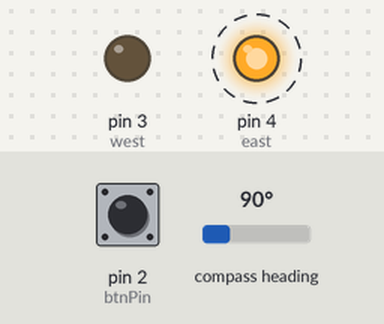
Recording of a sketch running on a simulated Arduino Uno, built with avr-gcc and run on an emulated ATmega328P. On the bench: output pins drawn as LEDs (lit = HIGH). Wiring (inferred from the names in the program): CMPS compass at I2C address 0x60. Dashed ring = blinking. The test bench sets the inputs (shaded band); at power-on: compass heading 90°, pin 2 (btnPin) LOW.

Above: at 3.3 s.
3.4 s: compass heading set to 12°
6.9 s: compass heading set to 9°
At 7.5 s:
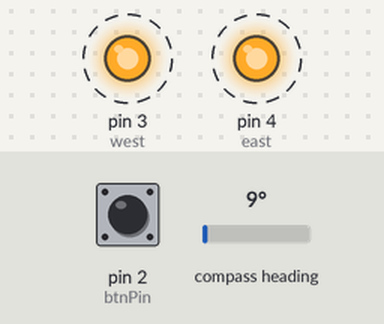
10.9 s: compass heading set to 269°
At 11.4 s:
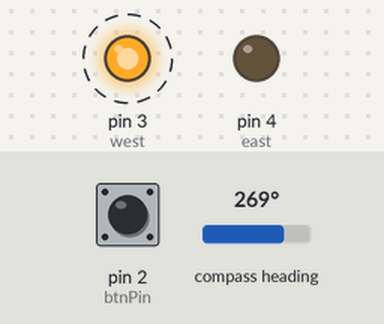
14.9 s: compass heading set to 191°
18.4 s: compass heading set to 183°
At 19.6 s:
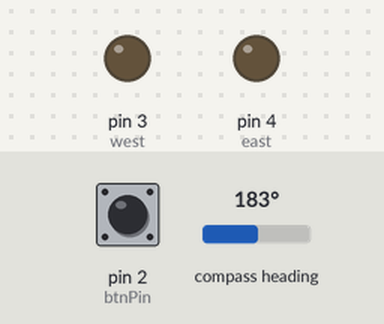
Timing chart, 0 to 21.1 s (numbered marks = the images above; inputs shaded):
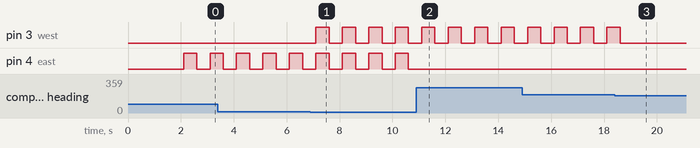

Measured:
- the behaviour switches between 11 and 10° on compass heading (found by bisection; images 0 and 1)
- the behaviour switches between 186 and 185° on compass heading (found by bisection; images 2 and 3)
- after the input at 6.9 s, pin 3 (west): alternates HIGH for 0.50 s and LOW for 0.50 s, starting after 0.20 s
- after the input at 10.9 s, pin 4 (east): stops changing and stays LOW
- after the input at 18.4 s, pin 3 (west): goes on until 18.6 s, then stays LOW
- by itself, pin 4 (east): alternates HIGH for 0.50 s and LOW for 0.50 s

The sketch:

CompassCmps03Expl.ino
```cpp
/*
@Author Simon Remington

*/

/*
CMPS03 with arduino I2C example
understanding the compass: https://www.robot-electronics.co.uk/htm/cmps3tech.htm
helpfull for wiring: https://www.noisebridge.net/wiki/Compass
helpfull for i2c bus: https://robot-electronics.co.uk/i2c-tutorial
This will display a value of 0 - 359 for a full rotation of the compass.

The SDA line is on analog pin 4 of the arduino and is connected to pin 3 of the CMPS03.
The SCL line is on analog pin 5 of the arduino and is conected to pin 2 of the CMPS03.
Both SDA and SCL are also connected to the +5v via a couple of 1k8 resistors.
A switch to callibrate the CMPS03 can be connected between pin 6 of the CMPS03 and the ground.
The vibrating motors are on digital pin 3 and 4.
A button is in pin 2
As the compass is worn in the reversed direction we have to allow for this
*/

#include <Wire.h>

#define ADDRESS 0x60 //defines address of compass

const int west=3; //this is pin 3
const int east=4; //this is pin 5
const int btnPin=2; //this is pin 2
int myTimer=20; //number of times initial loop

void setup(){
  pinMode(west, OUTPUT);
  pinMode(east, OUTPUT);
  pinMode(btnPin, INPUT);

  digitalWrite(west, LOW);
  digitalWrite(east,LOW);
  delay(100);

  Wire.begin(); //conects I2C
  //Serial.begin(9600);
 // Serial.println("insetup");
  delay(2000);
}

void loop(){
  byte highByte;
  byte lowByte;
  if(digitalRead(btnPin)){  //if button pressed is true reset mytimer
    myTimer=20; //loop 20 times
  }
  while(myTimer > 0) {
   Wire.beginTransmission(ADDRESS); //starts communication with cmps03
   Wire.write(2);                   //Sends the register we wish to read
   Wire.endTransmission();

   Wire.requestFrom(ADDRESS, 2);    //requests high byte
   while(Wire.available() < 2);     //while there is a byte to receive
   highByte = Wire.read();          //reads the byte as an integer
   lowByte = Wire.read();
   int bearing = ((highByte<<8)+lowByte)/10;

  // Serial.println(bearing);
   if (bearing >10 && bearing <175){
    digitalWrite(west, LOW);
    digitalWrite(east, HIGH);
   }
   else if  (bearing >185 && bearing <350){
    digitalWrite(west, HIGH);
    digitalWrite(east, LOW);
   }
   else if  (bearing >=175 && bearing <=185){
    digitalWrite(west, LOW);
    digitalWrite(east, LOW);
   }
   else
   {
    digitalWrite(west, HIGH);
    digitalWrite(east, HIGH);
   }
   delay(500);
    digitalWrite(west, LOW);
    digitalWrite(east, LOW);
   delay(500);
   myTimer--;
  }
}
```
